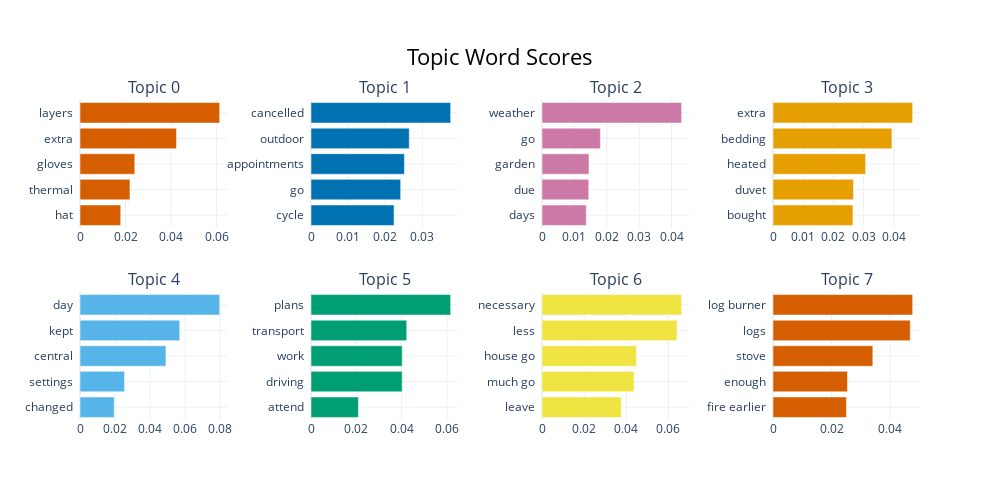

The code cell stored with this chart in its notebook:
### Code cell
number_of_topics = len(BERT_model.get_topic_info())
fig = BERT_model.visualize_barchart(top_n_topics=number_of_topics)
fig

### Figure 1 — Plotly figure (JSON) as saved in the notebook; plotly's stock layout.template omitted (floating-point values rounded to 4 significant figures)
{"data": [{"marker": {"color": "#D55E00"}, "orientation": "h", "type": "bar", "x": [0.01788, 0.02194, 0.02407, 0.0424, 0.06135], "xaxis": "x", "y": ["hat  ", "thermal  ", "gloves  ", "extra  ", "layers  "], "yaxis": "y"}, {"marker": {"color": "#0072B2"}, "orientation": "h", "type": "bar", "x": [0.02239, 0.02419, 0.02519, 0.02649, 0.03766], "xaxis": "x2", "y": ["cycle  ", "go  ", "appointments  ", "outdoor  ", "cancelled  "], "yaxis": "y2"}, {"marker": {"color": "#CC79A7"}, "orientation": "h", "type": "bar", "x": [0.01367, 0.01444, 0.01451, 0.01803, 0.04312], "xaxis": "x3", "y": ["days  ", "due  ", "garden  ", "go  ", "weather  "], "yaxis": "y3"}, {"marker": {"color": "#E69F00"}, "orientation": "h", "type": "bar", "x": [0.02646, 0.02664, 0.03066, 0.03937, 0.04624], "xaxis": "x4", "y": ["bought  ", "duvet  ", "heated  ", "bedding  ", "extra  "], "yaxis": "y4"}, {"marker": {"color": "#56B4E9"}, "orientation": "h", "type": "bar", "x": [0.01948, 0.02535, 0.04899, 0.05685, 0.0796], "xaxis": "x5", "y": ["changed  ", "settings  ", "central  ", "kept  ", "day  "], "yaxis": "y5"}, {"marker": {"color": "#009E73"}, "orientation": "h", "type": "bar", "x": [0.0209, 0.04019, 0.0402, 0.0422, 0.06156], "xaxis": "x6", "y": ["attend  ", "driving  ", "work  ", "transport  ", "plans  "], "yaxis": "y6"}, {"marker": {"color": "#F0E442"}, "orientation": "h", "type": "bar", "x": [0.03759, 0.04373, 0.04482, 0.06407, 0.06628], "xaxis": "x7", "y": ["leave  ", "much go  ", "house go  ", "less  ", "necessary  "], "yaxis": "y7"}, {"marker": {"color": "#D55E00"}, "orientation": "h", "type": "bar", "x": [0.02505, 0.02542, 0.03407, 0.04684, 0.04767], "xaxis": "x8", "y": ["fire earlier  ", "enough  ", "stove  ", "logs  ", "log burner  "], "yaxis": "y8"}], "layout": {"annotations": [{"font": {"size": 16}, "showarrow": false, "text": "Topic 0", "x": 0.0875, "xanchor": "center", "xref": "paper", "y": 1, "yanchor": "bottom", "yref": "paper"}, {"font": {"size": 16}, "showarrow": false, "text": "Topic 1", "x": 0.3625, "xanchor": "center", "xref": "paper", "y": 1, "yanchor": "bottom", "yref": "paper"}, {"font": {"size": 16}, "showarrow": false, "text": "Topic 2", "x": 0.6375, "xanchor": "center", "xref": "paper", "y": 1, "yanchor": "bottom", "yref": "paper"}, {"font": {"size": 16}, "showarrow": false, "text": "Topic 3", "x": 0.9125, "xanchor": "center", "xref": "paper", "y": 1, "yanchor": "bottom", "yref": "paper"}, {"font": {"size": 16}, "showarrow": false, "text": "Topic 4", "x": 0.0875, "xanchor": "center", "xref": "paper", "y": 0.4, "yanchor": "bottom", "yref": "paper"}, {"font": {"size": 16}, "showarrow": false, "text": "Topic 5", "x": 0.3625, "xanchor": "center", "xref": "paper", "y": 0.4, "yanchor": "bottom", "yref": "paper"}, {"font": {"size": 16}, "showarrow": false, "text": "Topic 6", "x": 0.6375, "xanchor": "center", "xref": "paper", "y": 0.4, "yanchor": "bottom", "yref": "paper"}, {"font": {"size": 16}, "showarrow": false, "text": "Topic 7", "x": 0.9125, "xanchor": "center", "xref": "paper", "y": 0.4, "yanchor": "bottom", "yref": "paper"}], "height": 500, "hoverlabel": {"bgcolor": "white", "font": {"family": "Rockwell", "size": 16}}, "showlegend": false, "title": {"font": {"color": "Black", "size": 22}, "text": "Topic Word Scores", "x": 0.5, "xanchor": "center", "yanchor": "top"}, "width": 1000, "xaxis": {"anchor": "y", "domain": [0, 0.175], "showgrid": true}, "xaxis2": {"anchor": "y2", "domain": [0.275, 0.45], "showgrid": true}, "xaxis3": {"anchor": "y3", "domain": [0.55, 0.725], "showgrid": true}, "xaxis4": {"anchor": "y4", "domain": [0.825, 1], "showgrid": true}, "xaxis5": {"anchor": "y5", "domain": [0, 0.175], "showgrid": true}, "xaxis6": {"anchor": "y6", "domain": [0.275, 0.45], "showgrid": true}, "xaxis7": {"anchor": "y7", "domain": [0.55, 0.725], "showgrid": true}, "xaxis8": {"anchor": "y8", "domain": [0.825, 1], "showgrid": true}, "yaxis": {"anchor": "x", "domain": [0.6, 1], "showgrid": true}, "yaxis2": {"anchor": "x2", "domain": [0.6, 1], "showgrid": true}, "yaxis3": {"anchor": "x3", "domain": [0.6, 1], "showgrid": true}, "yaxis4": {"anchor": "x4", "domain": [0.6, 1], "showgrid": true}, "yaxis5": {"anchor": "x5", "domain": [0, 0.4], "showgrid": true}, "yaxis6": {"anchor": "x6", "domain": [0, 0.4], "showgrid": true}, "yaxis7": {"anchor": "x7", "domain": [0, 0.4], "showgrid": true}, "yaxis8": {"anchor": "x8", "domain": [0, 0.4], "showgrid": true}}}
